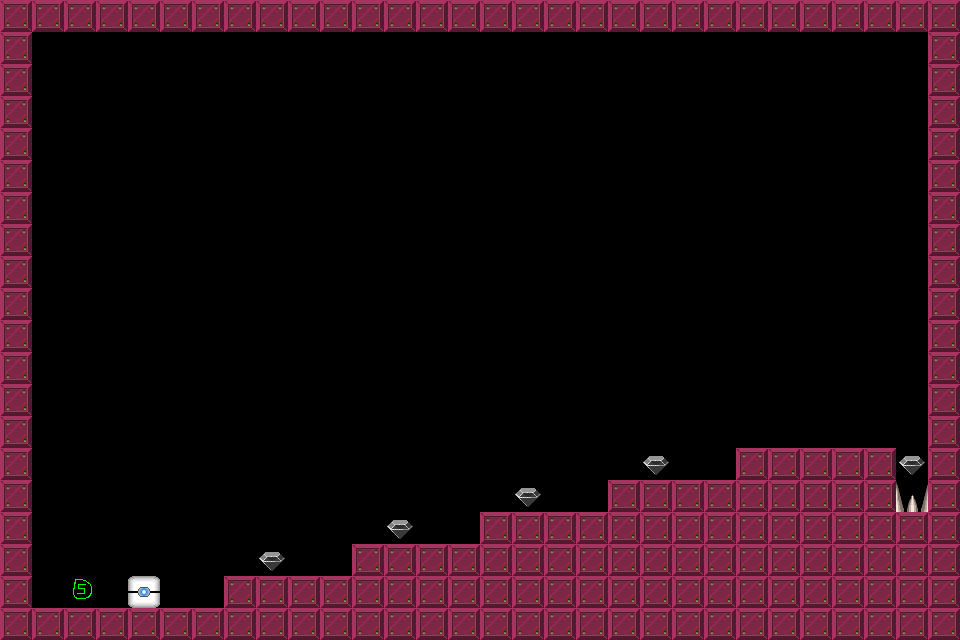

This game map was drawn from its Tiled (.tmx) file and the tilesets committed beside it. A one-line description and the trimmed map source follow:
An orthogonal 30x20 tile map with 32x32 px tiles, 1 tile layer (Tile Layer 1).

<map version="1.0" orientation="orthogonal" width="30" height="20" tilewidth="32" tileheight="32">
 <tileset firstgid="1" name="brick-1" tilewidth="32" tileheight="32">
  <image source="brick-1.png" width="128" height="128" />
  <tile id="0">
   <properties>
    <property name="components" value="Platform" />
   </properties>
  </tile>
  <tile id="1">
   <properties>
    <property name="components" value="PlayerStart" />
   </properties>
  </tile>
  <tile id="2">
   <properties>
    <property name="components" value="Spikes, Deadly" />
   </properties>
  </tile>
  <tile id="3">
   <properties>
    <property name="components" value="Gem" />
   </properties>
  </tile>
  <tile id="4">
   <properties>
    <property name="components" value="Spikes, Deadly" />
   </properties>
  </tile>
  <tile id="5">
   <properties>
    <property name="components" value="Stone, Pushable, Platform" />
   </properties>
  </tile>
  <tile id="6">
   <properties>
    <property name="components" value="Gem, PowerUp" />
   </properties>
  </tile>
  <tile id="7">
   <properties>
    <property name="components" value="Gem, PowerDown" />
   </properties>
  </tile>
 </tileset>
 <layer name="Tile Layer 1" width="30" height="20">
  <data>[600 cells, 172 non-empty, 5 distinct tile ids]</data>
 </layer>
</map>
